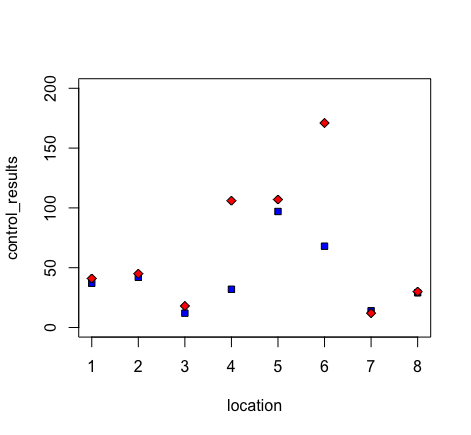

The R source for this figure:
par(mfrow=c(1,1))
location<-c(1,2,3,4,5,6,7,8)
Biological_control<-c(37,42,12,32,97,68,14,29)
Chemical_control<-c(41,45,18,106,107,171,12,30)
plot(location,Biological_control,ylim=c(0,200),pch=22,bg="blue",xlab = "location", ylab = "control_results")
par(new=T)
plot(location,Chemical_control,ylim=c(0,200),pch=23,bg="red",axes = FALSE,xlab = "", ylab = "")

par(mfrow=c(1,2))
Biological_control<-c(37,42,12,32,97,68,14,29)
Chemical_control<-c(41,45,18,106,107,171,12,30)
median(Biological_control)
mean(Biological_control)
sd(Biological_control)
median(Chemical_control)
mean(Chemical_control)
sd(Chemical_control)
boxplot(Biological_control,main='Biological_control')
boxplot(Chemical_control,main='Chemical_control')
